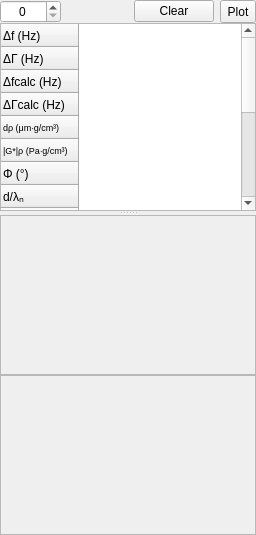
          <widget class="QWidget" name="page_spectra_mechanics">
           <layout class="QVBoxLayout" name="verticalLayout_35">
            <property name="spacing">
             <number>0</number>
            </property>
            <property name="leftMargin">
             <number>0</number>
            </property>
            <property name="topMargin">
             <number>0</number>
            </property>
            <property name="rightMargin">
             <number>0</number>
            </property>
            <property name="bottomMargin">
             <number>0</number>
            </property>
            <item>
             <widget class="QSplitter" name="splitter_3">
              <property name="orientation">
               <enum>Qt::Vertical</enum>
              </property>
              <widget class="QWidget" name="layoutWidget">
               <layout class="QVBoxLayout" name="verticalLayout_26">
                <property name="spacing">
                 <number>0</number>
                </property>
                <item>
                 <layout class="QHBoxLayout" name="horizontalLayout_20"/>
                </item>
                <item>
                 <layout class="QHBoxLayout" name="horizontalLayout_21">
                  <property name="spacing">
                   <number>6</number>
                  </property>
                  <item>
                   <widget class="QSpinBox" name="spinBox_spectra_mechanics_currid">
                    <property name="alignment">
                     <set>Qt::AlignCenter</set>
                    </property>
                    <property name="buttonSymbols">
                     <enum>QAbstractSpinBox::UpDownArrows</enum>
                    </property>
                    <property name="maximum">
                     <number>10000</number>
                    </property>
                   </widget>
                  </item>
                  <item>
                   <spacer name="horizontalSpacer_17">
                    <property name="orientation">
                     <enum>Qt::Horizontal</enum>
                    </property>
                    <property name="sizeHint" stdset="0">
                     <size>
                      <width>40</width>
                      <height>20</height>
                     </size>
                    </property>
                   </spacer>
                  </item>
                  <item>
                   <widget class="QPushButton" name="pushButton_spectra_mechanics_clear">
                    <property name="sizePolicy">
                     <sizepolicy hsizetype="Preferred" vsizetype="Fixed">
                      <horstretch>0</horstretch>
                      <verstretch>0</verstretch>
                     </sizepolicy>
                    </property>
                    <property name="text">
                     <string>Clear</string>
                    </property>
                   </widget>
                  </item>
                  <item>
                   <widget class="QToolButton" name="toolButton_spectra_mechanics_plotrows">
                    <property name="sizePolicy">
                     <sizepolicy hsizetype="Preferred" vsizetype="Fixed">
                      <horstretch>0</horstretch>
                      <verstretch>0</verstretch>
                     </sizepolicy>
                    </property>
                    <property name="minimumSize">
                     <size>
                      <width>0</width>
                      <height>23</height>
                     </size>
                    </property>
                    <property name="text">
                     <string>Plot</string>
                    </property>
                    <property name="popupMode">
                     <enum>QToolButton::InstantPopup</enum>
                    </property>
                    <property name="toolButtonStyle">
                     <enum>Qt::ToolButtonTextBesideIcon</enum>
                    </property>
                    <property name="autoRaise">
                     <bool>false</bool>
                    </property>
                    <property name="arrowType">
                     <enum>Qt::NoArrow</enum>
                    </property>
                   </widget>
                  </item>
                 </layout>
                </item>
                <item>
                 <widget class="QTableWidget" name="tableWidget_spectra_mechanics_table">
                  <property name="sizePolicy">
                   <sizepolicy hsizetype="Expanding" vsizetype="Preferred">
                    <horstretch>0</horstretch>
                    <verstretch>0</verstretch>
                   </sizepolicy>
                  </property>
                  <property name="sizeAdjustPolicy">
                   <enum>QAbstractScrollArea::AdjustIgnored</enum>
                  </property>
                  <property name="dragEnabled">
                   <bool>false</bool>
                  </property>
                  <property name="alternatingRowColors">
                   <bool>true</bool>
                  </property>
                  <property name="showGrid">
                   <bool>true</bool>
                  </property>
                  <property name="gridStyle">
                   <enum>Qt::SolidLine</enum>
                  </property>
                  <property name="cornerButtonEnabled">
                   <bool>true</bool>
                  </property>
                  <attribute name="horizontalHeaderVisible">
                   <bool>true</bool>
                  </attribute>
                  <attribute name="horizontalHeaderCascadingSectionResizes">
                   <bool>true</bool>
                  </attribute>
                  <attribute name="horizontalHeaderDefaultSectionSize">
                   <number>72</number>
                  </attribute>
                  <attribute name="horizontalHeaderStretchLastSection">
                   <bool>false</bool>
                  </attribute>
                  <attribute name="verticalHeaderVisible">
                   <bool>true</bool>
                  </attribute>
                  <attribute name="verticalHeaderDefaultSectionSize">
                   <number>23</number>
                  </attribute>
                  <attribute name="verticalHeaderMinimumSectionSize">
                   <number>23</number>
                  </attribute>
                  <attribute name="verticalHeaderShowSortIndicator" stdset="0">
                   <bool>false</bool>
                  </attribute>
                  <attribute name="verticalHeaderStretchLastSection">
                   <bool>false</bool>
                  </attribute>
                  <row>
                   <property name="text">
                    <string>Δf (Hz)</string>
                   </property>
                  </row>
                  <row>
                   <property name="text">
                    <string>ΔΓ (Hz)</string>
                   </property>
                  </row>
                  <row>
                   <property name="text">
                    <string>Δfcalc (Hz)</string>
                   </property>
                  </row>
                  <row>
                   <property name="text">
                    <string>ΔΓcalc (Hz)</string>
                   </property>
                  </row>
                  <row>
                   <property name="text">
                    <string>dρ (μm∙g/cm³)</string>
                   </property>
                   <property name="font">
                    <font>
                     <pointsize>7</pointsize>
                    </font>
                   </property>
                  </row>
                  <row>
                   <property name="text">
                    <string>|G*|ρ (Pa∙g/cm³)</string>
                   </property>
                   <property name="font">
                    <font>
                     <pointsize>7</pointsize>
                    </font>
                   </property>
                  </row>
                  <row>
                   <property name="text">
                    <string>Φ (°)</string>
                   </property>
                  </row>
                  <row>
                   <property name="text">
                    <string>d/λₙ</string>
                   </property>
                  </row>
                  <row>
                   <property name="text">
                    <string>δρ (μm∙g/cm³)</string>
                   </property>
                   <property name="font">
                    <font>
                     <pointsize>7</pointsize>
                    </font>
                   </property>
                  </row>
                  <row>
                   <property name="text">
                    <string>|η*|ρ (Pa∙s∙g/cm³)</string>
                   </property>
                   <property name="font">
                    <font>
                     <pointsize>7</pointsize>
                    </font>
                   </property>
                  </row>
                  <row>
                   <property name="text">
                    <string>λρ (μm∙g/cm³)</string>
                   </property>
                   <property name="font">
                    <font>
                     <pointsize>7</pointsize>
                    </font>
                   </property>
                  </row>
                  <row>
                   <property name="text">
                    <string>Δfₙ/Δfₛₙ</string>
                   </property>
                  </row>
                  <row>
                   <property name="text">
                    <string>ΔΓₙ/Δfₛₙ</string>
                   </property>
                  </row>
                  <row>
                   <property name="text">
                    <string>rh</string>
                   </property>
                  </row>
                  <row>
                   <property name="text">
                    <string>rd</string>
                   </property>
                  </row>
                  <row>
                   <property name="text">
                    <string>Time (s)</string>
                   </property>
                  </row>
                  <row>
                   <property name="text">
                    <string>Temp. (°C)</string>
                   </property>
                  </row>
                 </widget>
                </item>
               </layout>
              </widget>
              <widget class="QWidget" name="layoutWidget">
               <layout class="QVBoxLayout" name="verticalLayout_25">
                <property name="spacing">
                 <number>0</number>
                </property>
                <item>
                 <widget class="QFrame" name="frame_spectra_mechanics_contour1">
                  <property name="sizePolicy">
                   <sizepolicy hsizetype="Expanding" vsizetype="Expanding">
                    <horstretch>0</horstretch>
                    <verstretch>0</verstretch>
                   </sizepolicy>
                  </property>
                  <property name="minimumSize">
                   <size>
                    <width>0</width>
                    <height>160</height>
                   </size>
                  </property>
                  <property name="frameShape">
                   <enum>QFrame::StyledPanel</enum>
                  </property>
                  <property name="frameShadow">
                   <enum>QFrame::Sunken</enum>
                  </property>
                 </widget>
                </item>
                <item>
                 <widget class="QFrame" name="frame_spectra_mechanics_contour2">
                  <property name="sizePolicy">
                   <sizepolicy hsizetype="Expanding" vsizetype="Expanding">
                    <horstretch>0</horstretch>
                    <verstretch>0</verstretch>
                   </sizepolicy>
                  </property>
                  <property name="minimumSize">
                   <size>
                    <width>0</width>
                    <height>160</height>
                   </size>
                  </property>
                  <property name="frameShape">
                   <enum>QFrame::StyledPanel</enum>
                  </property>
                  <property name="frameShadow">
                   <enum>QFrame::Sunken</enum>
                  </property>
                  <zorder>frame_spectra_mechanics_contour1</zorder>
                  <zorder>frame_spectra_mechanics_contour1</zorder>
                 </widget>
                </item>
               </layout>
              </widget>
             </widget>
            </item>
           </layout>
          </widget>
